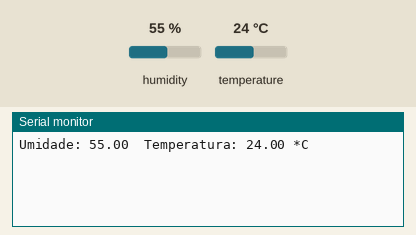
This sketch was run on a simulated ESP8266 (NodeMCU). Shown: the last lines printed to the serial monitor. The inputs (shaded band) are chosen by the test bench; at power-on: humidity 55 %, temperature 24 °C.

Above: at 3.2 s.
3.3 s: humidity set to 22 %
At 5.5 s:
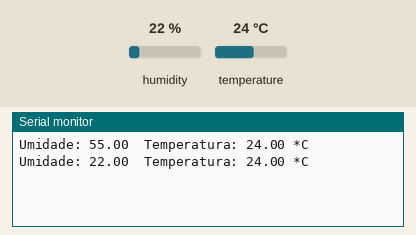
6.0 s: temperature set to 12 °C
At 6.7 s:
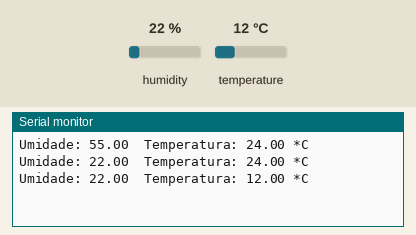
8.7 s: humidity set to 40 %
At 11.5 s:
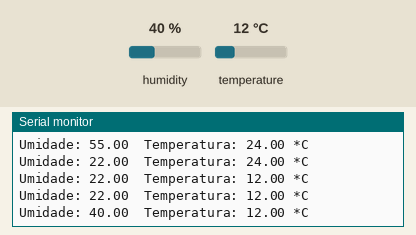
Timing chart, 0 to 13.0 s (numbered marks = the images above; inputs shaded):
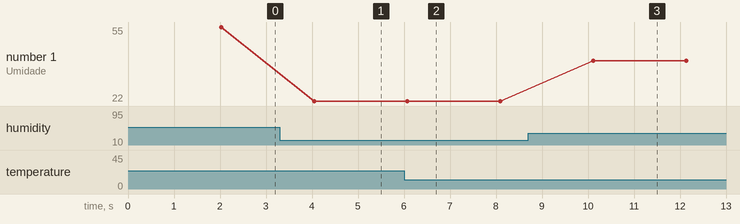

Measured:
- after the input at 3.3 s, the serial monitor: prints a new line after 0.75 s (image 1)
- after the input at 6.0 s, the serial monitor: prints a new line after 0.07 s (image 2)
- after the input at 8.7 s, the serial monitor: prints a new line after 1.4 s (image 3)
- plotted number 1: 55 → 22 after the input at 3.3 s, 22 → 40 after the input at 8.7 s

The sketch:

test-DHT.ino
```cpp
/*
 * WORKSHOP INTRODUCAO A IOT @SENAI -- 19/07/2018
 * Código para testar o sensor DHT11
*/
#include "DHT.h"

float temperatura =0;
float umidade=0;

DHT dht(D4,DHT11);

void setup()
{
  Serial.begin(9600);
  dht.begin();
  delay(2000);
}

void loop()
{
  // lo - Aquisicao do sinais de sensores
  umidade = (int) dht.readHumidity();
  temperatura = (int)dht.readTemperature();
  Serial.print("Umidade: ");
  Serial.print(umidade);
  Serial.print("  ");
  Serial.print("Temperatura: ");
  Serial.print(temperatura);
  Serial.println(" *C");
  delay(2000);
}
```
